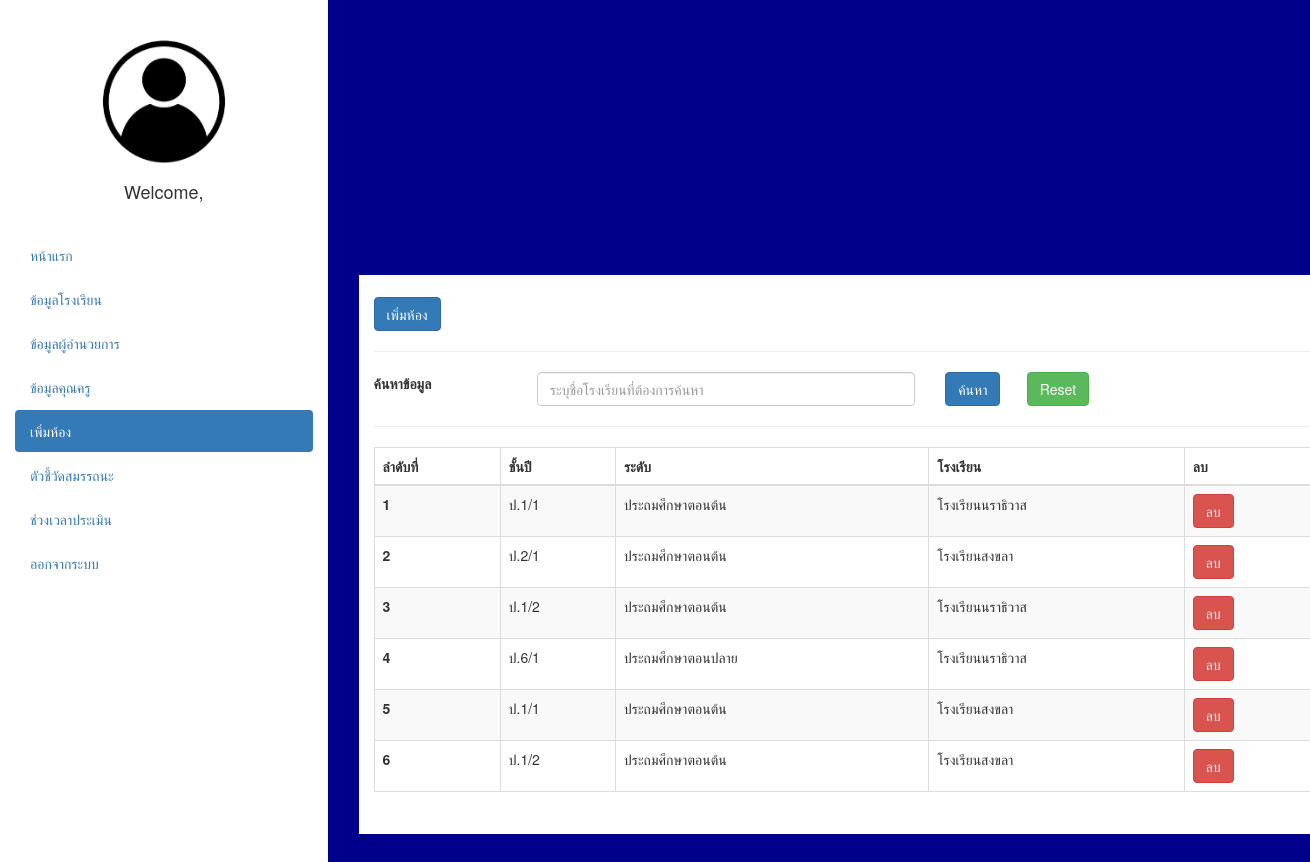
Page /binขยะ/class.php on the committed database.
### tables this page shows
CREATE TABLE `class_room` (
  `id_room` int(11) UNSIGNED NOT NULL,
  `class_name` varchar(100) NOT NULL,
  `id_class` int(11) NOT NULL,
  `id_class_group` int(11) UNSIGNED NOT NULL,
  `id_school` int(11) UNSIGNED NOT NULL
);

CREATE TABLE `class_group` (
  `id` int(11) UNSIGNED NOT NULL,
  `name_group` varchar(100) NOT NULL
);

CREATE TABLE `school` (
  `id` int(11) UNSIGNED NOT NULL,
  `schoolname` text NOT NULL,
  `schooladrees` text NOT NULL
);

### binขยะ/class.php (the view, shortened to what this page needs)
<?php
require_once "../../config/db.php";
?>
<!DOCTYPE html>
<html lang="en">
<head>
  <link rel="stylesheet" href="https://maxcdn.bootstrapcdn.com/bootstrap/3.4.1/css/bootstrap.min.css">
  <link rel="stylesheet" href="../../style.css" type="text/css" />
</head>
<body style="background-color: #00008B;">
  <div class="container-fluid">
    <div class="row content">
      <div class="col-sm-3 sidenav">
        <div align="center"><br>
          <img src="../../images/icon.jpg" height="150" class="img-circle" alt="Cinque Terre">
        </div>
        <div align="center">
          <h4 class="mt-4">Welcome, <?php echo $row['firstname'] . ' ' . $row['lastname'] . ' ' . $row['school_id'] ?></h4>
        </div><br>
        <ul class="nav nav-pills nav-stacked">
          <li><a href="../admin.php">หน้าแรก</a></li>
          <li><a href="../school.php">ข้อมูลโรงเรียน</a></li>
          <li><a href="../director/director.php">ข้อมูลผู้อำนวยการ</a></li>
          <li><a href="../teacher/teacher.php">ข้อมูลคุณครู</a></li>
          <li class="active"><a href="class/class.php">เพิ่มห้อง</a></li>
          <li><a href="../capacity/form.php">ตัวชี้วัดสมรรถนะ</a></li>
          <li><a href="../date/t_date.php">ช่วงเวลาประเมิน</a></li>
          <li><a href="../index.php">ออกจากระบบ</a></li>
        </ul><br>
      </div><br>
      <div class="container">
        <div class=" col-sm-15 col-sm-offset-0"><br>
          <button type="button" class="btn btn-primary btn-m" data-toggle="modal" data-target="#myModal">เพิ่มห้อง</button>
          <hr>
          <table class="table table-striped table-bordered table-hover">
            <thead>
              <tr>
                <th>ลำดับที่</th>
                <th>ชั้นปี</th>
                <th>ระดับ</th>
                <th>โรงเรียน</th>
                <th>ลบ</th>
              </tr>
            </thead>
            <tbody>
              <form action="school.php" method="get">
                <div class="mb-3 row">
                  <label class="col-3 col-sm-2 col-form-label d-none d-sm-block">ค้นหาข้อมูล</label>
                  <div class="col-7 col-sm-5">
                    <input type="text" name="schoolname" required class="form-control" placeholder="ระบุชื่อโรงเรียนที่ต้องการค้นหา" value="<?php if (isset($_GET['schoolname'])) {
                                                                                                                                              echo $_GET['schoolname'];
                                                                                                                                            } ?>">
                  </div>
                  <div class="col-2 col-sm-1">
                    <button type="submit" class="btn btn-primary">ค้นหา</button>
                  </div>
                  <div class="col-2 col-sm-1">
                    <a href="school.php" class="btn btn-success">Reset</a>
                  </div>
                </div>
                <hr>
                <?php
                $index = 1;
                $stmt = $conn->query("SELECT c.*, s.schoolname , g.name_group FROM class_room as c INNER JOIN school as s ON s.id = c.id_school INNER JOIN class_group as g on g.id = c.id_class_group");
                $stmt->execute();
                $class = $stmt->fetchAll();
                if (!$class) {
                  echo "ไม่มีข้อมูล";
                } else {
                  foreach ($class as $room) {
                ?>
              </form>
              <tr>
                <th><?= $index++;
                    ['id']; ?></th>
                <td><?= $room['class_name']; ?></td>
                <td><?= $room['name_group']; ?></td>
                <td><?= $room['schoolname']; ?></td>
                <td><a href="?delete_id=<?php echo $room['id_room']; ?>" class="btn btn-danger">ลบ</a></td>
              </tr>
          <?php  }
                } ?>
            </tbody>
          </table>
        </div><br>
      </div>
    </div>
  </div>
</body>
</html>

### style.css (style rules this page uses)
body { line-height: 22px; margin: 0; -webkit-font-smoothing: antialiased !important; }
.container { background-color: #FFFFFF; width: 980px; position: absolute; top: 25%; left: 35%; margin-top: -100px; margin-left: -100px; }
.row.content { height: 1500px }
.sidenav { background-color: #FFFFFF; height: 100%; }

### rows in the picture
class_room: class_name "ป.1/1", id_class_group.name_group "ประถมศึกษาตอนต้น", id_school.schoolname "โรงเรียนนราธิวาส"
class_room: class_name "ป.2/1", id_class_group.name_group "ประถมศึกษาตอนต้น", id_school.schoolname "โรงเรียนสงขลา"
class_room: class_name "ป.1/2", id_class_group.name_group "ประถมศึกษาตอนต้น", id_school.schoolname "โรงเรียนนราธิวาส"
class_room: class_name "ป.6/1", id_class_group.name_group "ประถมศึกษาตอนปลาย", id_school.schoolname "โรงเรียนนราธิวาส"
class_room: class_name "ป.1/1", id_class_group.name_group "ประถมศึกษาตอนต้น", id_school.schoolname "โรงเรียนสงขลา"
class_room: class_name "ป.1/2", id_class_group.name_group "ประถมศึกษาตอนต้น", id_school.schoolname "โรงเรียนสงขลา"
